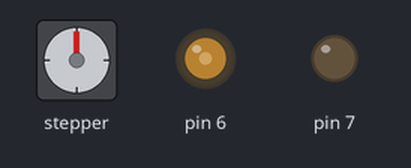
This sketch was run on a simulated Arduino Uno, built with avr-gcc and run on an emulated ATmega328P. Parts: stepper motor, output pins drawn as LEDs (lit = HIGH). Stepper angles assume 2048 steps per turn.

Above: at 0.05 s.
Timing chart, 0 to 15.6 s (numbered marks = the images above):
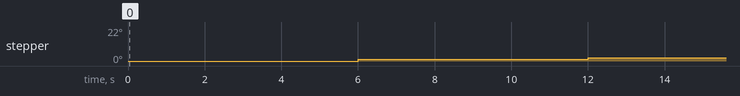

The sketch:

Stepper_with_Motor_Driver.ino
```cpp
/* Copy right reserve
*#Robotics In Kenya
*email: roboticsinkenya@gmail.com
*youtube: Robotics In Kenya
*/
#include <AccelStepper.h>

AccelStepper stepper1(AccelStepper::FULL4WIRE, 2, 3, 4, 5);

 int power = 100; //power to feed the stepper motors
void setup() {
  Serial.begin(9600);
  analogWrite(6, 100);
  analogWrite(7, 100);

  stepper1.setMaxSpeed(100);

//pwm to open open the motor driver H Briges
  analogWrite(6, power );
  analogWrite(7, power );
}

void loop() {
  long positions[2]; // Array of desired stepper positions

  positions[0] = 120;
  positions[1] = 0;
  stepper1.moveTo(positions);
  stepper1.runSpeedToPosition(); // Blocks until all are in position
  delay(1000);

  // Move to a different coordinate
  positions[0] = -120;
  positions[1] = 0;
  stepper1.moveTo(positions);
  stepper1.runSpeedToPosition(); // Blocks until all are in position
  delay(1000);
}
```
